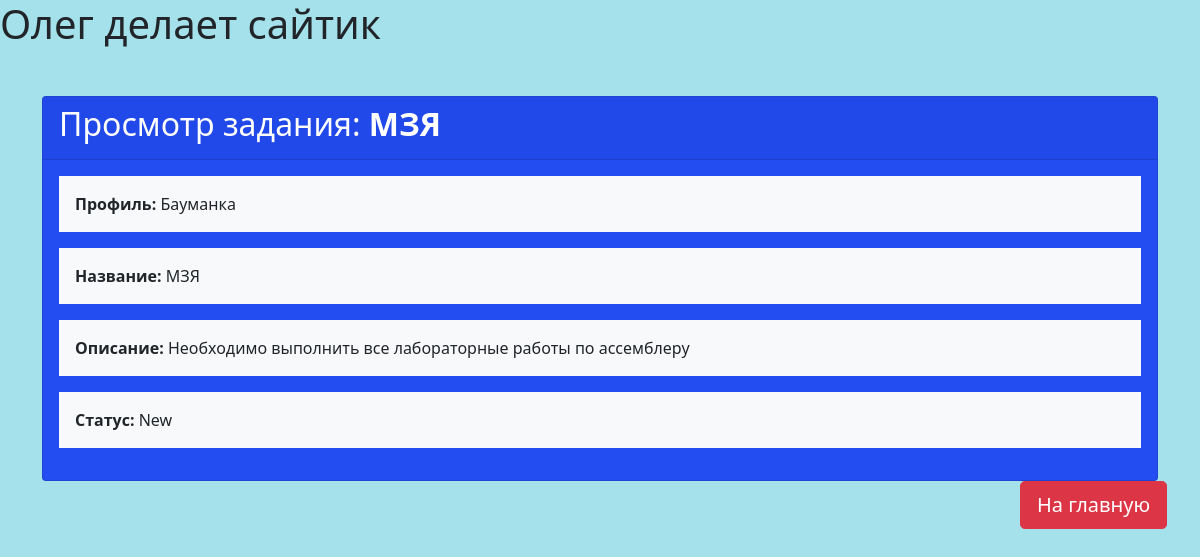
The page /tasks/read/1/ on the database as committed earlier.
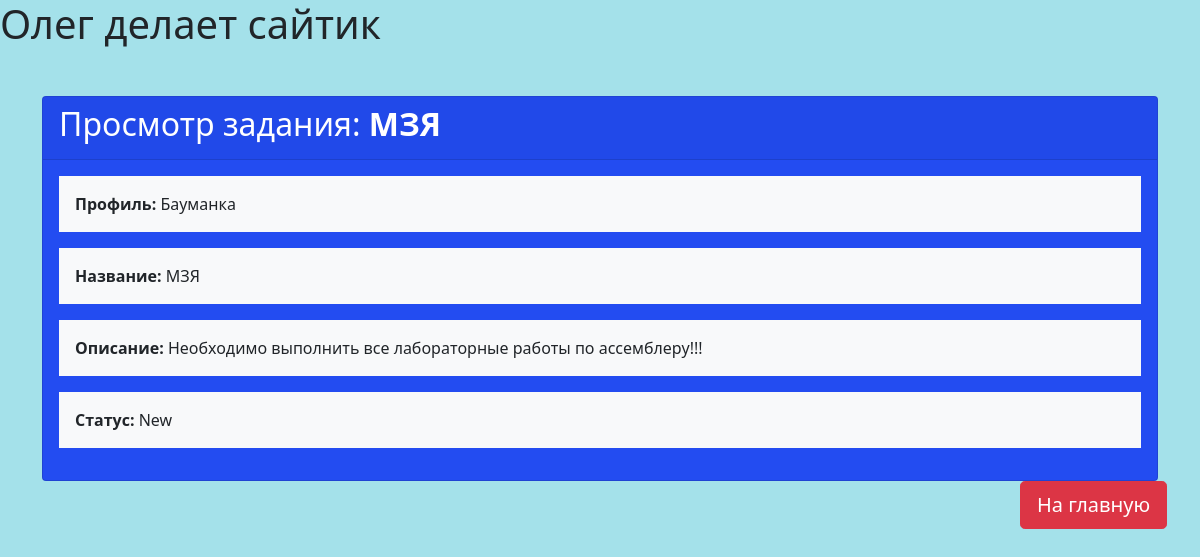
The same page on the database as committed later.
### tasks/models.py (models this page shows, shortened)
class Task(models.Model):
    status_varient = [('New','Новая'),('In_work','В работе'),('Done','Завершена')]
    title = models.CharField(max_length=100)
    description = models.TextField(null=True, blank=True,)
    created_at = models.DateTimeField(auto_now_add=True)
    profile = models.ForeignKey(Profile, related_name='tasks', on_delete=models.CASCADE)
    status = models.CharField(max_length=20, choices=status_varient, default='Новая',)

class Profile(models.Model):
    title = models.CharField(max_length=100)
    phone = models.CharField(max_length=20)
    email = models.EmailField(null=True, blank=True)
    address = models.TextField(null=True, blank=True)
    class Meta:
        verbose_name = 'Профиль компании'
        verbose_name_plural = 'Профили компаний'
    def __str__(self):
        return self.title

### tasks/views.py (the view)
# urls.py: path('read/<slug:task_pk>/', tasks.task_read, name='task-read'),
def task_read(request, task_pk):
    task = get_object_or_404(Task, pk=task_pk)
    context = {
        'task': task,
        'page': 'read',
        'message': "Вы читаете задание",
        'page': 'read',
    }
    return render(request, 'tasks/task-read.html', context)

### tasks/templates/tasks/task-read.html (shortened to what this page needs)
{% extends "tasks/base.html" %}
{% block content %}
<div class="container">
    <div class="card mt-5" style="background-color: rgb(35, 76, 241)">
        <div class="card-header">
            <h2 style="color:rgb(255, 255, 255)">Просмотр задания: <strong>{{ task.title }}</strong></h2>
        </div>
        <div class="card-body">
            <div class="row">
                <div class="col-md-12">
                    <div class="bg-light p-3 mb-3" onmouseover="highlight(this)" onmouseout="removeHighlight(this)">
                        <strong>Профиль:</strong> {{ task.profile }}
                    </div>
                </div>
                <div class="col-md-12">
                    <div class="bg-light p-3 mb-3" onmouseover="highlight(this)" onmouseout="removeHighlight(this)">
                        <strong>Название:</strong> {{ task.title }}
                    </div>
                </div>
                <div class="col-md-12">
                    <div class="bg-light p-3 mb-3" onmouseover="highlight(this)" onmouseout="removeHighlight(this)">
                        <strong>Описание:</strong> {{ task.description }}
                    </div>
                </div>
                <div class="col-md-12">
                    <div class="bg-light p-3 mb-3" onmouseover="highlight(this)" onmouseout="removeHighlight(this)">
                        <strong>Статус:</strong> {{ task.status }}
                    </div>
                </div>
            </div>
        </div>
    </div>
</div>
{% endblock %}

Rows that differ between the two databases and show on the page:
changed Task "МЗЯ": description "Необходимо выполнить все лабораторные работы по ассемблеру" → "Необходимо выполнить все лабораторные работы по ассемблеру!!!"
